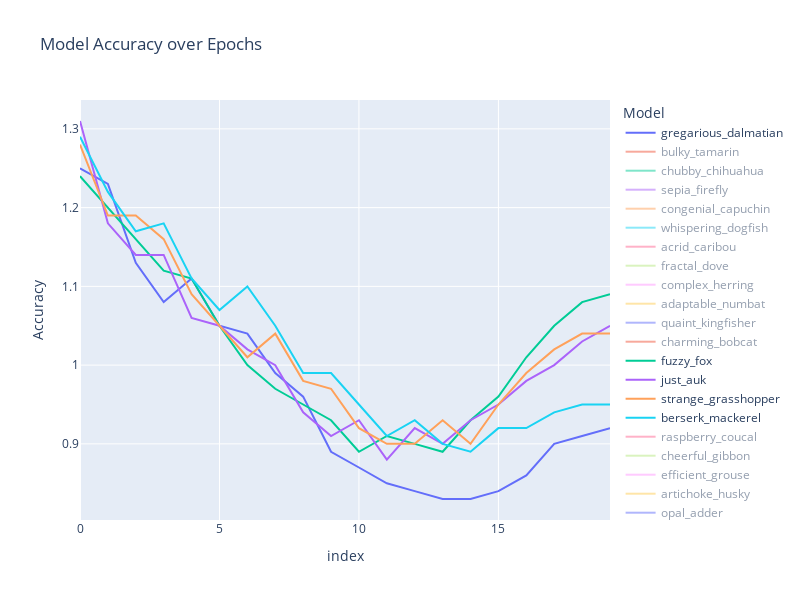

Write notebook code for a chart like this one.
### Code cell
import plotly.express as px
fig = px.line(epochs_data, x='index', y='Accuracy', color='Model', title='Model Accuracy over Epochs')
fig.update_layout(height=600, width=800)
fig

### Figure 1 — Plotly figure (JSON) as saved in the notebook; plotly's stock layout.template omitted (floating-point values rounded to 4 significant figures)
{"data": [{"hovertemplate": "Model=gregarious_dalmatian<br>index=%{x}<br>Accuracy=%{y}<extra></extra>", "legendgroup": "gregarious_dalmatian", "line": {"color": "#636efa", "dash": "solid"}, "marker": {"symbol": "circle"}, "mode": "lines", "name": "gregarious_dalmatian", "orientation": "v", "showlegend": true, "type": "scatter", "visible": true, "x": [0, 1, 2, 3, 4, 5, 6, 7, 8, 9, 10, 11, 12, 13, 14, 15, 16, 17, 18, 19], "xaxis": "x", "y": [1.25, 1.23, 1.13, 1.08, 1.11, 1.05, 1.04, 0.99, 0.96, 0.89, 0.87, 0.85, 0.84, 0.83, 0.83, 0.84, 0.86, 0.9, 0.91, 0.92], "yaxis": "y"}, {"hovertemplate": "Model=bulky_tamarin<br>index=%{x}<br>Accuracy=%{y}<extra></extra>", "legendgroup": "bulky_tamarin", "line": {"color": "#EF553B", "dash": "solid"}, "marker": {"symbol": "circle"}, "mode": "lines", "name": "bulky_tamarin", "orientation": "v", "showlegend": true, "type": "scatter", "visible": "legendonly", "x": [0, 1, 2, 3, 4, 5, 6, 7, 8, 9, 10, 11, 12, 13, 14, 15, 16, 17, 18, 19], "xaxis": "x", "y": [1.35, 1.32, 1.24, 1.19, 1.15, 1.1, 1.04, 1, 0.95, 0.96, 0.91, 0.88, 0.83, 0.81, 0.86, 0.85, 0.87, 0.91, 0.93, 0.95], "yaxis": "y"}, {"hovertemplate": "Model=chubby_chihuahua<br>index=%{x}<br>Accuracy=%{y}<extra></extra>", "legendgroup": "chubby_chihuahua", "line": {"color": "#00cc96", "dash": "solid"}, "marker": {"symbol": "circle"}, "mode": "lines", "name": "chubby_chihuahua", "orientation": "v", "showlegend": true, "type": "scatter", "visible": "legendonly", "x": [0, 1, 2, 3, 4, 5, 6, 7, 8, 9, 10, 11, 12, 13, 14, 15, 16, 17, 18, 19], "xaxis": "x", "y": [1.33, 1.2, 1.17, 1.1, 1.1, 1.02, 1.06, 0.99, 0.97, 0.97, 0.91, 0.86, 0.86, 0.84, 0.82, 0.84, 0.85, 0.85, 0.87, 0.87], "yaxis": "y"}, {"hovertemplate": "Model=sepia_firefly<br>index=%{x}<br>Accuracy=%{y}<extra></extra>", "legendgroup": "sepia_firefly", "line": {"color": "#ab63fa", "dash": "solid"}, "marker": {"symbol": "circle"}, "mode": "lines", "name": "sepia_firefly", "orientation": "v", "showlegend": true, "type": "scatter", "visible": "legendonly", "x": [0, 1, 2, 3, 4, 5, 6, 7, 8, 9, 10, 11, 12, 13, 14, 15, 16, 17, 18, 19], "xaxis": "x", "y": [1.29, 1.2, 1.15, 1.09, 1.08, 1.05, 1, 1.05, 0.95, 0.99, 0.89, 0.87, 0.86, 0.85, 0.86, 0.87, 0.91, 0.95, 0.97, 0.97], "yaxis": "y"}, {"hovertemplate": "Model=congenial_capuchin<br>index=%{x}<br>Accuracy=%{y}<extra></extra>", "legendgroup": "congenial_capuchin", "line": {"color": "#FFA15A", "dash": "solid"}, "marker": {"symbol": "circle"}, "mode": "lines", "name": "congenial_capuchin", "orientation": "v", "showlegend": true, "type": "scatter", "visible": "legendonly", "x": [0, 1, 2, 3, 4, 5, 6, 7, 8, 9, 10, 11, 12, 13, 14, 15, 16, 17, 18, 19], "xaxis": "x", "y": [1.24, 1.27, 1.15, 1.12, 1.07, 1.05, 1.03, 0.99, 1.02, 0.91, 0.9, 0.88, 0.88, 0.85, 0.86, 0.89, 0.92, 0.95, 0.99, 0.99], "yaxis": "y"}, {"hovertemplate": "Model=whispering_dogfish<br>index=%{x}<br>Accuracy=%{y}<extra></extra>", "legendgroup": "whispering_dogfish", "line": {"color": "#19d3f3", "dash": "solid"}, "marker": {"symbol": "circle"}, "mode": "lines", "name": "whispering_dogfish", "orientation": "v", "showlegend": true, "type": "scatter", "visible": "legendonly", "x": [0, 1, 2, 3, 4, 5, 6, 7, 8, 9, 10, 11, 12, 13, 14, 15, 16, 17, 18, 19], "xaxis": "x", "y": [1.27, 1.2, 1.15, 1.16, 1.11, 1.07, 1.01, 1.01, 0.95, 0.96, 0.92, 0.89, 0.88, 0.86, 0.86, 0.86, 0.88, 0.9, 0.91, 0.92], "yaxis": "y"}, {"hovertemplate": "Model=acrid_caribou<br>index=%{x}<br>Accuracy=%{y}<extra></extra>", "legendgroup": "acrid_caribou", "line": {"color": "#FF6692", "dash": "solid"}, "marker": {"symbol": "circle"}, "mode": "lines", "name": "acrid_caribou", "orientation": "v", "showlegend": true, "type": "scatter", "visible": "legendonly", "x": [0, 1, 2, 3, 4, 5, 6, 7, 8, 9, 10, 11, 12, 13, 14, 15, 16, 17, 18, 19], "xaxis": "x", "y": [1.41, 1.25, 1.16, 1.12, 1.08, 1.08, 1.04, 1.11, 0.99, 0.96, 0.94, 0.91, 0.92, 0.87, 0.87, 0.86, 0.87, 0.88, 0.89, 0.9], "yaxis": "y"}, {"hovertemplate": "Model=fractal_dove<br>index=%{x}<br>Accuracy=%{y}<extra></extra>", "legendgroup": "fractal_dove", "line": {"color": "#B6E880", "dash": "solid"}, "marker": {"symbol": "circle"}, "mode": "lines", "name": "fractal_dove", "orientation": "v", "showlegend": true, "type": "scatter", "visible": "legendonly", "x": [0, 1, 2, 3, 4, 5, 6, 7, 8, 9, 10, 11, 12, 13, 14, 15, 16, 17, 18, 19], "xaxis": "x", "y": [1.36, 1.2, 1.22, 1.13, 1.09, 1.05, 1.05, 1.01, 0.97, 0.91, 0.92, 0.9, 0.88, 0.86, 0.86, 0.88, 0.9, 0.92, 0.94, 0.94], "yaxis": "y"}, {"hovertemplate": "Model=complex_herring<br>index=%{x}<br>Accuracy=%{y}<extra></extra>", "legendgroup": "complex_herring", "line": {"color": "#FF97FF", "dash": "solid"}, "marker": {"symbol": "circle"}, "mode": "lines", "name": "complex_herring", "orientation": "v", "showlegend": true, "type": "scatter", "visible": "legendonly", "x": [0, 1, 2, 3, 4, 5, 6, 7, 8, 9, 10, 11, 12, 13, 14, 15, 16, 17, 18, 19], "xaxis": "x", "y": [1.3, 1.19, 1.13, 1.09, 1.12, 1.08, 1.08, 0.98, 0.97, 0.94, 0.92, 0.9, 0.88, 0.87, 0.87, 0.87, 0.89, 0.9, 0.9, 0.9], "yaxis": "y"}, {"hovertemplate": "Model=adaptable_numbat<br>index=%{x}<br>Accuracy=%{y}<extra></extra>", "legendgroup": "adaptable_numbat", "line": {"color": "#FECB52", "dash": "solid"}, "marker": {"symbol": "circle"}, "mode": "lines", "name": "adaptable_numbat", "orientation": "v", "showlegend": true, "type": "scatter", "visible": "legendonly", "x": [0, 1, 2, 3, 4, 5, 6, 7, 8, 9, 10, 11, 12, 13, 14, 15, 16, 17, 18, 19], "xaxis": "x", "y": [1.27, 1.19, 1.17, 1.13, 1.1, 1.07, 1.04, 1.01, 1, 0.96, 0.93, 0.91, 0.91, 0.89, 0.88, 0.88, 0.89, 0.9, 0.91, 0.91], "yaxis": "y"}, {"hovertemplate": "Model=quaint_kingfisher<br>index=%{x}<br>Accuracy=%{y}<extra></extra>", "legendgroup": "quaint_kingfisher", "line": {"color": "#636efa", "dash": "solid"}, "marker": {"symbol": "circle"}, "mode": "lines", "name": "quaint_kingfisher", "orientation": "v", "showlegend": true, "type": "scatter", "visible": "legendonly", "x": [0, 1, 2, 3, 4, 5, 6, 7, 8, 9, 10, 11, 12, 13, 14, 15, 16, 17, 18, 19], "xaxis": "x", "y": [1.27, 1.21, 1.17, 1.11, 1.17, 1.08, 1.05, 1, 0.99, 0.95, 0.92, 0.93, 0.88, 0.89, 0.91, 0.89, 0.92, 0.94, 0.97, 0.98], "yaxis": "y"}, {"hovertemplate": "Model=charming_bobcat<br>index=%{x}<br>Accuracy=%{y}<extra></extra>", "legendgroup": "charming_bobcat", "line": {"color": "#EF553B", "dash": "solid"}, "marker": {"symbol": "circle"}, "mode": "lines", "name": "charming_bobcat", "orientation": "v", "showlegend": true, "type": "scatter", "visible": "legendonly", "x": [0, 1, 2, 3, 4, 5, 6, 7, 8, 9, 10, 11, 12, 13, 14, 15, 16, 17, 18, 19], "xaxis": "x", "y": [1.25, 1.2, 1.17, 1.13, 1.11, 1.06, 1.06, 1.02, 1.01, 0.94, 0.92, 0.93, 0.9, 0.89, 0.9, 0.89, 0.91, 0.92, 0.92, 0.93], "yaxis": "y"}, {"hovertemplate": "Model=fuzzy_fox<br>index=%{x}<br>Accuracy=%{y}<extra></extra>", "legendgroup": "fuzzy_fox", "line": {"color": "#00cc96", "dash": "solid"}, "marker": {"symbol": "circle"}, "mode": "lines", "name": "fuzzy_fox", "orientation": "v", "showlegend": true, "type": "scatter", "visible": true, "x": [0, 1, 2, 3, 4, 5, 6, 7, 8, 9, 10, 11, 12, 13, 14, 15, 16, 17, 18, 19], "xaxis": "x", "y": [1.24, 1.2, 1.16, 1.12, 1.11, 1.05, 1, 0.97, 0.95, 0.93, 0.89, 0.91, 0.9, 0.89, 0.93, 0.96, 1.01, 1.05, 1.08, 1.09], "yaxis": "y"}, {"hovertemplate": "Model=just_auk<br>index=%{x}<br>Accuracy=%{y}<extra></extra>", "legendgroup": "just_auk", "line": {"color": "#ab63fa", "dash": "solid"}, "marker": {"symbol": "circle"}, "mode": "lines", "name": "just_auk", "orientation": "v", "showlegend": true, "type": "scatter", "visible": true, "x": [0, 1, 2, 3, 4, 5, 6, 7, 8, 9, 10, 11, 12, 13, 14, 15, 16, 17, 18, 19], "xaxis": "x", "y": [1.31, 1.18, 1.14, 1.14, 1.06, 1.05, 1.02, 1, 0.94, 0.91, 0.93, 0.88, 0.92, 0.9, 0.93, 0.95, 0.98, 1, 1.03, 1.05], "yaxis": "y"}, {"hovertemplate": "Model=strange_grasshopper<br>index=%{x}<br>Accuracy=%{y}<extra></extra>", "legendgroup": "strange_grasshopper", "line": {"color": "#FFA15A", "dash": "solid"}, "marker": {"symbol": "circle"}, "mode": "lines", "name": "strange_grasshopper", "orientation": "v", "showlegend": true, "type": "scatter", "visible": true, "x": [0, 1, 2, 3, 4, 5, 6, 7, 8, 9, 10, 11, 12, 13, 14, 15, 16, 17, 18, 19], "xaxis": "x", "y": [1.28, 1.19, 1.19, 1.16, 1.09, 1.05, 1.01, 1.04, 0.98, 0.97, 0.92, 0.9, 0.9, 0.93, 0.9, 0.95, 0.99, 1.02, 1.04, 1.04], "yaxis": "y"}, {"hovertemplate": "Model=berserk_mackerel<br>index=%{x}<br>Accuracy=%{y}<extra></extra>", "legendgroup": "berserk_mackerel", "line": {"color": "#19d3f3", "dash": "solid"}, "marker": {"symbol": "circle"}, "mode": "lines", "name": "berserk_mackerel", "orientation": "v", "showlegend": true, "type": "scatter", "visible": true, "x": [0, 1, 2, 3, 4, 5, 6, 7, 8, 9, 10, 11, 12, 13, 14, 15, 16, 17, 18, 19], "xaxis": "x", "y": [1.29, 1.22, 1.17, 1.18, 1.11, 1.07, 1.1, 1.05, 0.99, 0.99, 0.95, 0.91, 0.93, 0.9, 0.89, 0.92, 0.92, 0.94, 0.95, 0.95], "yaxis": "y"}, {"hovertemplate": "Model=raspberry_coucal<br>index=%{x}<br>Accuracy=%{y}<extra></extra>", "legendgroup": "raspberry_coucal", "line": {"color": "#FF6692", "dash": "solid"}, "marker": {"symbol": "circle"}, "mode": "lines", "name": "raspberry_coucal", "orientation": "v", "showlegend": true, "type": "scatter", "visible": "legendonly", "x": [0, 1, 2, 3, 4, 5, 6, 7, 8, 9, 10, 11, 12, 13, 14, 15, 16, 17, 18, 19], "xaxis": "x", "y": [1.24, 1.18, 1.17, 1.11, 1.1, 1.05, 0.98, 0.96, 0.99, 0.91, 0.93, 0.91, 0.92, 0.92, 0.97, 1.01, 1.03, 1.06, 1.09, 1.09], "yaxis": "y"}, {"hovertemplate": "Model=cheerful_gibbon<br>index=%{x}<br>Accuracy=%{y}<extra></extra>", "legendgroup": "cheerful_gibbon", "line": {"color": "#B6E880", "dash": "solid"}, "marker": {"symbol": "circle"}, "mode": "lines", "name": "cheerful_gibbon", "orientation": "v", "showlegend": true, "type": "scatter", "visible": "legendonly", "x": [0, 1, 2, 3, 4, 5, 6, 7, 8, 9, 10, 11, 12, 13, 14, 15, 16, 17, 18, 19], "xaxis": "x", "y": [1.24, 1.2, 1.13, 1.12, 1.07, 1.05, 1.01, 0.99, 0.94, 0.94, 0.93, 0.91, 0.92, 0.92, 0.92, 0.93, 0.96, 0.97, 1, 1.01], "yaxis": "y"}, {"hovertemplate": "Model=efficient_grouse<br>index=%{x}<br>Accuracy=%{y}<extra></extra>", "legendgroup": "efficient_grouse", "line": {"color": "#FF97FF", "dash": "solid"}, "marker": {"symbol": "circle"}, "mode": "lines", "name": "efficient_grouse", "orientation": "v", "showlegend": true, "type": "scatter", "visible": "legendonly", "x": [0, 1, 2, 3, 4, 5, 6, 7, 8, 9, 10, 11, 12, 13, 14, 15, 16, 17, 18, 19], "xaxis": "x", "y": [1.28, 1.21, 1.24, 1.12, 1.07, 1.07, 1.03, 1, 0.96, 0.95, 0.93, 0.92, 0.91, 0.92, 0.95, 1, 1.04, 1.1, 1.12, 1.15], "yaxis": "y"}, {"hovertemplate": "Model=artichoke_husky<br>index=%{x}<br>Accuracy=%{y}<extra></extra>", "legendgroup": "artichoke_husky", "line": {"color": "#FECB52", "dash": "solid"}, "marker": {"symbol": "circle"}, "mode": "lines", "name": "artichoke_husky", "orientation": "v", "showlegend": true, "type": "scatter", "visible": "legendonly", "x": [0, 1, 2, 3, 4, 5, 6, 7, 8, 9, 10, 11, 12, 13, 14, 15, 16, 17, 18, 19], "xaxis": "x", "y": [1.25, 1.22, 1.2, 1.12, 1.07, 1.16, 1.07, 1.01, 0.98, 1, 0.94, 0.91, 0.94, 0.92, 0.93, 0.93, 0.95, 0.97, 0.99, 0.98], "yaxis": "y"}, {"hovertemplate": "Model=opal_adder<br>index=%{x}<br>Accuracy=%{y}<extra></extra>", "legendgroup": "opal_adder", "line": {"color": "#636efa", "dash": "solid"}, "marker": {"symbol": "circle"}, "mode": "lines", "name": "opal_adder", "orientation": "v", "showlegend": true, "type": "scatter", "visible": "legendonly", "x": [0, 1, 2, 3, 4, 5, 6, 7, 8, 9, 10, 11, 12, 13, 14, 15, 16, 17, 18, 19], "xaxis": "x", "y": [1.25, 1.22, 1.18, 1.17, 1.09, 1.09, 1.07, 1, 0.98, 0.95, 0.94, 0.92, 0.91, 0.92, 0.93, 0.96, 1, 1.06, 1.1, 1.11], "yaxis": "y"}, {"hovertemplate": "Model=papaya_tody<br>index=%{x}<br>Accuracy=%{y}<extra></extra>", "legendgroup": "papaya_tody", "line": {"color": "#EF553B", "dash": "solid"}, "marker": {"symbol": "circle"}, "mode": "lines", "name": "papaya_tody", "orientation": "v", "showlegend": true, "type": "scatter", "visible": "legendonly", "x": [0, 1, 2, 3, 4, 5, 6, 7, 8, 9, 10, 11, 12, 13, 14, 15, 16, 17, 18, 19], "xaxis": "x", "y": [1.25, 1.18, 1.17, 1.1, 1.07, 1.05, 1.02, 1.02, 0.99, 0.98, 0.94, 0.91, 0.92, 0.91, 0.91, 0.92, 0.93, 0.94, 0.96, 0.96], "yaxis": "y"}, {"hovertemplate": "Model=lumpy_tapir<br>index=%{x}<br>Accuracy=%{y}<extra></extra>", "legendgroup": "lumpy_tapir", "line": {"color": "#00cc96", "dash": "solid"}, "marker": {"symbol": "circle"}, "mode": "lines", "name": "lumpy_tapir", "orientation": "v", "showlegend": true, "type": "scatter", "visible": "legendonly", "x": [0, 1, 2, 3, 4, 5, 6, 7, 8, 9, 10, 11, 12, 13, 14, 15, 16, 17, 18, 19], "xaxis": "x", "y": [1.26, 1.24, 1.2, 1.15, 1.1, 1.11, 1.1, 1.03, 1.01, 0.99, 1.01, 0.95, 0.95, 0.93, 0.92, 0.91, 0.91, 0.91, 0.91, 0.91], "yaxis": "y"}, {"hovertemplate": "Model=rose_echidna<br>index=%{x}<br>Accuracy=%{y}<extra></extra>", "legendgroup": "rose_echidna", "line": {"color": "#ab63fa", "dash": "solid"}, "marker": {"symbol": "circle"}, "mode": "lines", "name": "rose_echidna", "orientation": "v", "showlegend": true, "type": "scatter", "visible": "legendonly", "x": [0, 1, 2, 3, 4, 5, 6, 7, 8, 9, 10, 11, 12, 13, 14, 15, 16, 17, 18, 19], "xaxis": "x", "y": [1.27, 1.22, 1.18, 1.12, 1.1, 1.09, 1.03, 1.05, 1.01, 0.98, 0.94, 0.94, 0.94, 0.91, 0.91, 0.92, 0.91, 0.93, 0.94, 0.95], "yaxis": "y"}, {"hovertemplate": "Model=keen_turaco<br>index=%{x}<br>Accuracy=%{y}<extra></extra>", "legendgroup": "keen_turaco", "line": {"color": "#FFA15A", "dash": "solid"}, "marker": {"symbol": "circle"}, "mode": "lines", "name": "keen_turaco", "orientation": "v", "showlegend": true, "type": "scatter", "visible": "legendonly", "x": [0, 1, 2, 3, 4, 5, 6, 7, 8, 9, 10, 11, 12, 13, 14, 15, 16, 17, 18, 19], "xaxis": "x", "y": [1.34, 1.26, 1.18, 1.18, 1.11, 1.08, 1.07, 1.04, 1.02, 0.98, 0.96, 0.94, 0.92, 0.91, 0.92, 0.92, 0.93, 0.94, 0.96, 0.96], "yaxis": "y"}, {"hovertemplate": "Model=amorphous_capuchin<br>index=%{x}<br>Accuracy=%{y}<extra></extra>", "legendgroup": "amorphous_capuchin", "line": {"color": "#19d3f3", "dash": "solid"}, "marker": {"symbol": "circle"}, "mode": "lines", "name": "amorphous_capuchin", "orientation": "v", "showlegend": true, "type": "scatter", "visible": "legendonly", "x": [0, 1, 2, 3, 4, 5, 6, 7, 8, 9, 10, 11, 12, 13, 14, 15, 16, 17, 18, 19], "xaxis": "x", "y": [1.43, 1.3, 1.23, 1.19, 1.13, 1.12, 1.1, 1.08, 1.02, 1.02, 1.06, 0.96, 0.94, 0.93, 0.92, 0.96, 0.98, 1.04, 1.07, 1.09], "yaxis": "y"}, {"hovertemplate": "Model=invaluable_scorpion<br>index=%{x}<br>Accuracy=%{y}<extra></extra>", "legendgroup": "invaluable_scorpion", "line": {"color": "#FF6692", "dash": "solid"}, "marker": {"symbol": "circle"}, "mode": "lines", "name": "invaluable_scorpion", "orientation": "v", "showlegend": true, "type": "scatter", "visible": "legendonly", "x": [0, 1, 2, 3, 4, 5, 6, 7, 8, 9, 10, 11, 12, 13, 14, 15, 16, 17, 18, 19], "xaxis": "x", "y": [1.31, 1.58, 1.2, 1.24, 1.81, 1.12, 1.11, 1.08, 1.06, 1.03, 1.03, 1.01, 0.98, 0.96, 0.95, 0.94, 0.95, 0.95, 0.97, 0.98], "yaxis": "y"}, {"hovertemplate": "Model=lilac_husky<br>index=%{x}<br>Accuracy=%{y}<extra></extra>", "legendgroup": "lilac_husky", "line": {"color": "#B6E880", "dash": "solid"}, "marker": {"symbol": "circle"}, "mode": "lines", "name": "lilac_husky", "orientation": "v", "showlegend": true, "type": "scatter", "visible": "legendonly", "x": [0, 1, 2, 3, 4, 5, 6, 7, 8, 9, 10, 11, 12, 13, 14, 15, 16, 17, 18, 19], "xaxis": "x", "y": [1.54, 1.24, 1.19, 1.2, 1.13, 1.08, 1.07, 1.04, 1.02, 1, 0.97, 0.99, 0.95, 0.95, 0.94, 0.95, 0.96, 0.97, 0.99, 0.99], "yaxis": "y"}, {"hovertemplate": "Model=hulking_beluga<br>index=%{x}<br>Accuracy=%{y}<extra></extra>", "legendgroup": "hulking_beluga", "line": {"color": "#FF97FF", "dash": "solid"}, "marker": {"symbol": "circle"}, "mode": "lines", "name": "hulking_beluga", "orientation": "v", "showlegend": true, "type": "scatter", "visible": "legendonly", "x": [0, 1, 2, 3, 4, 5, 6, 7, 8, 9, 10, 11, 12, 13, 14, 15, 16, 17, 18, 19], "xaxis": "x", "y": [1.26, 1.24, 1.17, 1.12, 1.11, 1.09, 1.05, 1.03, 0.99, 0.98, 0.97, 0.94, 0.95, 0.96, 0.98, 1.01, 1.05, 1.09, 1.12, 1.13], "yaxis": "y"}, {"hovertemplate": "Model=asparagus_crane<br>index=%{x}<br>Accuracy=%{y}<extra></extra>", "legendgroup": "asparagus_crane", "line": {"color": "#FECB52", "dash": "solid"}, "marker": {"symbol": "circle"}, "mode": "lines", "name": "asparagus_crane", "orientation": "v", "showlegend": true, "type": "scatter", "visible": "legendonly", "x": [0, 1, 2, 3, 4, 5, 6, 7, 8, 9, 10, 11, 12, 13, 14, 15, 16, 17, 18, 19], "xaxis": "x", "y": [1.29, 1.21, 1.2, 1.14, 1.11, 1.08, 1.05, 1.06, 1.02, 1.03, 0.98, 1.02, 0.97, 0.94, 0.95, 0.98, 1.02, 1.07, 1.12, 1.14], "yaxis": "y"}, {"hovertemplate": "Model=powerful_dragon<br>index=%{x}<br>Accuracy=%{y}<extra></extra>", "legendgroup": "powerful_dragon", "line": {"color": "#636efa", "dash": "solid"}, "marker": {"symbol": "circle"}, "mode": "lines", "name": "powerful_dragon", "orientation": "v", "showlegend": true, "type": "scatter", "visible": "legendonly", "x": [0, 1, 2, 3, 4, 5, 6, 7, 8, 9, 10, 11, 12, 13, 14, 15, 16, 17, 18, 19], "xaxis": "x", "y": [1.27, 1.2, 1.15, 1.11, 1.1, 1.07, 1.04, 1.02, 1, 0.99, 0.99, 0.97, 0.96, 0.98, 0.99, 1.01, 1.03, 1.05, 1.05, 1.06], "yaxis": "y"}, {"hovertemplate": "Model=granite_pelican<br>index=%{x}<br>Accuracy=%{y}<extra></extra>", "legendgroup": "granite_pelican", "line": {"color": "#EF553B", "dash": "solid"}, "marker": {"symbol": "circle"}, "mode": "lines", "name": "granite_pelican", "orientation": "v", "showlegend": true, "type": "scatter", "visible": "legendonly", "x": [0, 1, 2, 3, 4, 5, 6, 7, 8, 9, 10, 11, 12, 13, 14, 15, 16, 17, 18, 19], "xaxis": "x", "y": [1.39, 1.33, 1.33, 1.18, 1.15, 1.13, 1.1, 1.07, 1.05, 1.04, 1.04, 1.02, 1, 0.97, 0.97, 0.98, 1, 1.02, 1.03, 1.04], "yaxis": "y"}, {"hovertemplate": "Model=macho_orca<br>index=%{x}<br>Accuracy=%{y}<extra></extra>", "legendgroup": "macho_orca", "line": {"color": "#00cc96", "dash": "solid"}, "marker": {"symbol": "circle"}, "mode": "lines", "name": "macho_orca", "orientation": "v", "showlegend": true, "type": "scatter", "visible": "legendonly", "x": [0, 1, 2, 3, 4, 5, 6, 7, 8, 9, 10, 11, 12, 13, 14, 15, 16, 17, 18, 19], "xaxis": "x", "y": [1.33, 1.34, 1.21, 1.2, 1.17, 1.14, 1.13, 1.11, 1.09, 1.09, 1.12, 1.03, 1.04, 1.02, 1.02, 1.04, 1.06, 1.1, 1.11, 1.12], "yaxis": "y"}, {"hovertemplate": "Model=stereotyped_mongrel<br>index=%{x}<br>Accuracy=%{y}<extra></extra>", "legendgroup": "stereotyped_mongrel", "line": {"color": "#ab63fa", "dash": "solid"}, "marker": {"symbol": "circle"}, "mode": "lines", "name": "stereotyped_mongrel", "orientation": "v", "showlegend": true, "type": "scatter", "visible": "legendonly", "x": [0, 1, 2, 3, 4, 5, 6, 7, 8, 9, 10, 11, 12, 13, 14, 15, 16, 17, 18, 19], "xaxis": "x", "y": [1.28, 1.21, 1.19, 1.17, 1.1, 1.09, 1.06, 1.08, 1.06, 1.03, 1.02, 1.03, 1.03, 1.06, 1.12, 1.17, 1.21, 1.27, 1.28, 1.28], "yaxis": "y"}, {"hovertemplate": "Model=perfect_peccary<br>index=%{x}<br>Accuracy=%{y}<extra></extra>", "legendgroup": "perfect_peccary", "line": {"color": "#FFA15A", "dash": "solid"}, "marker": {"symbol": "circle"}, "mode": "lines", "name": "perfect_peccary", "orientation": "v", "showlegend": true, "type": "scatter", "visible": "legendonly", "x": [0, 1, 2, 3, 4, 5, 6, 7, 8, 9, 10, 11, 12, 13, 14, 15, 16, 17, 18, 19], "xaxis": "x", "y": [1.36, 1.33, 1.29, 1.22, 1.19, 1.29, 1.19, 1.22, 1.14, 1.12, 1.21, 1.09, 1.06, 1.05, 1.06, 1.04, 1.04, 1.07, 1.11, 1.1], "yaxis": "y"}, {"hovertemplate": "Model=authentic_hyena<br>index=%{x}<br>Accuracy=%{y}<extra></extra>", "legendgroup": "authentic_hyena", "line": {"color": "#19d3f3", "dash": "solid"}, "marker": {"symbol": "circle"}, "mode": "lines", "name": "authentic_hyena", "orientation": "v", "showlegend": true, "type": "scatter", "visible": "legendonly", "x": [0, 1, 2, 3, 4, 5, 6, 7, 8, 9, 10, 11, 12, 13, 14, 15, 16, 17, 18, 19], "xaxis": "x", "y": [1.37, 1.25, 1.22, 1.24, 1.18, 1.17, 1.13, 1.12, 1.12, 1.1, 1.09, 1.08, 1.08, 1.08, 1.09, 1.11, 1.13, 1.16, 1.18, 1.18], "yaxis": "y"}, {"hovertemplate": "Model=chubby_slug<br>index=%{x}<br>Accuracy=%{y}<extra></extra>", "legendgroup": "chubby_slug", "line": {"color": "#FF6692", "dash": "solid"}, "marker": {"symbol": "circle"}, "mode": "lines", "name": "chubby_slug", "orientation": "v", "showlegend": true, "type": "scatter", "visible": "legendonly", "x": [0, 1, 2, 3, 4, 5, 6, 7, 8, 9, 10, 11, 12, 13, 14, 15, 16, 17, 18, 19], "xaxis": "x", "y": [1.37, 1.29, 1.23, 1.21, 1.19, 1.15, 1.16, 1.15, 1.12, 1.11, 1.1, 1.09, 1.11, 1.1, 1.13, 1.17, 1.18, 1.23, 1.25, 1.25], "yaxis": "y"}, {"hovertemplate": "Model=bronze_worm<br>index=%{x}<br>Accuracy=%{y}<extra></extra>", "legendgroup": "bronze_worm", "line": {"color": "#B6E880", "dash": "solid"}, "marker": {"symbol": "circle"}, "mode": "lines", "name": "bronze_worm", "orientation": "v", "showlegend": true, "type": "scatter", "visible": "legendonly", "x": [0, 1, 2, 3, 4, 5, 6, 7, 8, 9, 10, 11, 12, 13, 14, 15, 16, 17, 18, 19], "xaxis": "x", "y": [1.38, 1.28, 1.25, 1.22, 1.2, 1.2, 1.18, 1.18, 1.18, 1.13, 1.16, 1.13, 1.1, 1.11, 1.11, 1.12, 1.15, 1.17, 1.19, 1.2], "yaxis": "y"}], "layout": {"height": 600, "legend": {"title": {"text": "Model"}, "tracegroupgap": 0}, "title": {"text": "Model Accuracy over Epochs"}, "width": 800, "xaxis": {"anchor": "y", "autorange": true, "domain": [0, 1], "range": [0, 19], "title": {"text": "index"}, "type": "linear"}, "yaxis": {"anchor": "x", "autorange": true, "domain": [0, 1], "range": [0.8033, 1.337], "title": {"text": "Accuracy"}, "type": "linear"}}}
